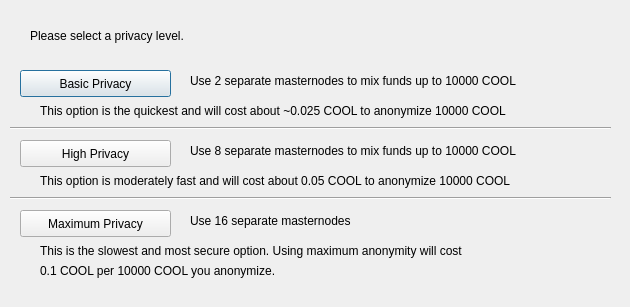
<?xml version="1.0" encoding="UTF-8"?>
<ui version="4.0">
 <class>DarksendConfig</class>
 <widget class="QDialog" name="DarksendConfig">
  <property name="geometry">
   <rect>
    <x>0</x>
    <y>0</y>
    <width>630</width>
    <height>307</height>
   </rect>
  </property>
  <property name="windowTitle">
   <string>Configure Darksend</string>
  </property>
  <widget class="QPushButton" name="buttonBasic">
   <property name="geometry">
    <rect>
     <x>20</x>
     <y>70</y>
     <width>151</width>
     <height>27</height>
    </rect>
   </property>
   <property name="text">
    <string>Basic Privacy</string>
   </property>
  </widget>
  <widget class="QPushButton" name="buttonHigh">
   <property name="geometry">
    <rect>
     <x>20</x>
     <y>140</y>
     <width>151</width>
     <height>27</height>
    </rect>
   </property>
   <property name="text">
    <string>High Privacy</string>
   </property>
  </widget>
  <widget class="QPushButton" name="buttonMax">
   <property name="geometry">
    <rect>
     <x>20</x>
     <y>210</y>
     <width>151</width>
     <height>27</height>
    </rect>
   </property>
   <property name="text">
    <string>Maximum Privacy</string>
   </property>
  </widget>
  <widget class="QLabel" name="label">
   <property name="geometry">
    <rect>
     <x>30</x>
     <y>20</y>
     <width>571</width>
     <height>31</height>
    </rect>
   </property>
   <property name="text">
    <string>Please select a privacy level.</string>
   </property>
  </widget>
  <widget class="QLabel" name="label_2">
   <property name="geometry">
    <rect>
     <x>190</x>
     <y>70</y>
     <width>421</width>
     <height>21</height>
    </rect>
   </property>
   <property name="text">
    <string>Use 2 separate masternodes to mix funds up to 10000 COOL</string>
   </property>
  </widget>
  <widget class="QLabel" name="label_3">
   <property name="geometry">
    <rect>
     <x>190</x>
     <y>140</y>
     <width>411</width>
     <height>21</height>
    </rect>
   </property>
   <property name="text">
    <string>Use 8 separate masternodes to mix funds up to 10000 COOL</string>
   </property>
  </widget>
  <widget class="QLabel" name="label_4">
   <property name="geometry">
    <rect>
     <x>190</x>
     <y>210</y>
     <width>421</width>
     <height>21</height>
    </rect>
   </property>
   <property name="text">
    <string>Use 16 separate masternodes</string>
   </property>
  </widget>
  <widget class="QLabel" name="label_6">
   <property name="geometry">
    <rect>
     <x>40</x>
     <y>100</y>
     <width>561</width>
     <height>21</height>
    </rect>
   </property>
   <property name="text">
    <string>This option is the quickest and will cost about ~0.025 COOL to anonymize 10000 COOL</string>
   </property>
  </widget>
  <widget class="QLabel" name="label_7">
   <property name="geometry">
    <rect>
     <x>40</x>
     <y>170</y>
     <width>561</width>
     <height>21</height>
    </rect>
   </property>
   <property name="text">
    <string>This option is moderately fast and will cost about 0.05 COOL to anonymize 10000 COOL</string>
   </property>
  </widget>
  <widget class="QLabel" name="label_8">
   <property name="geometry">
    <rect>
     <x>40</x>
     <y>240</y>
     <width>561</width>
     <height>21</height>
    </rect>
   </property>
   <property name="text">
    <string>This is the slowest and most secure option. Using maximum anonymity will cost</string>
   </property>
  </widget>
  <widget class="QLabel" name="label_9">
   <property name="geometry">
    <rect>
     <x>40</x>
     <y>260</y>
     <width>561</width>
     <height>21</height>
    </rect>
   </property>
   <property name="text">
    <string>0.1 COOL per 10000 COOL you anonymize.</string>
   </property>
  </widget>
  <widget class="Line" name="line">
   <property name="geometry">
    <rect>
     <x>10</x>
     <y>120</y>
     <width>601</width>
     <height>16</height>
    </rect>
   </property>
   <property name="orientation">
    <enum>Qt::Horizontal</enum>
   </property>
  </widget>
  <widget class="Line" name="line_2">
   <property name="geometry">
    <rect>
     <x>10</x>
     <y>190</y>
     <width>601</width>
     <height>16</height>
    </rect>
   </property>
   <property name="orientation">
    <enum>Qt::Horizontal</enum>
   </property>
  </widget>
 </widget>
 <resources/>
 <connections/>
</ui>
